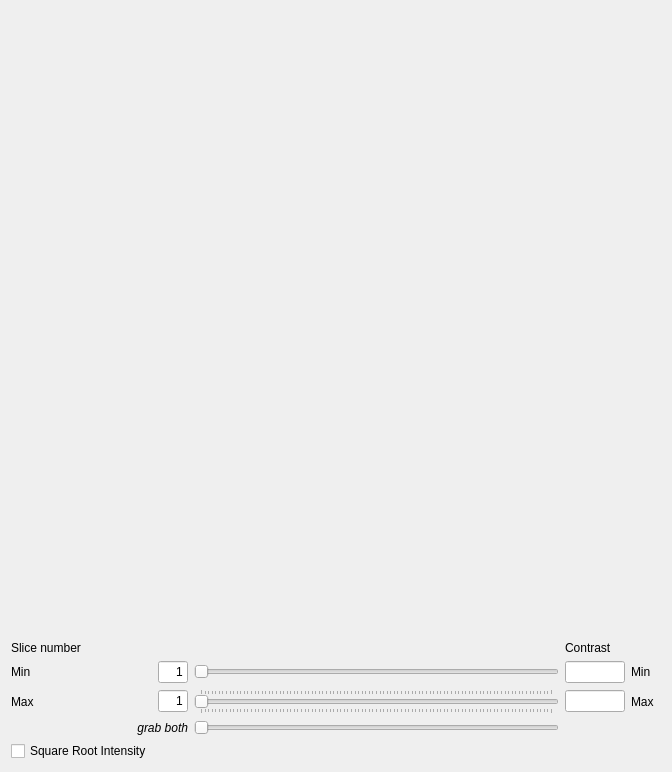
                  <widget class="QWidget" name="tab_potential_3">
                   <attribute name="title">
                    <string>Potential</string>
                   </attribute>
                   <layout class="QVBoxLayout" name="verticalLayout_70">
                    <item>
                     <widget class="QLabel" name="lbl_image_potential_2">
                      <property name="sizePolicy">
                       <sizepolicy hsizetype="Expanding" vsizetype="Expanding">
                        <horstretch>0</horstretch>
                        <verstretch>0</verstretch>
                       </sizepolicy>
                      </property>
                      <property name="minimumSize">
                       <size>
                        <width>650</width>
                        <height>624</height>
                       </size>
                      </property>
                      <property name="text">
                       <string/>
                      </property>
                      <property name="pixmap">
                       <pixmap>:/images/output.png</pixmap>
                      </property>
                      <property name="alignment">
                       <set>Qt::AlignCenter</set>
                      </property>
                     </widget>
                    </item>
                    <item>
                     <layout class="QGridLayout" name="gridLayout_6">
                      <item row="2" column="3">
                       <widget class="QLineEdit" name="lineEdit_contrastPotMin_2">
                        <property name="enabled">
                         <bool>true</bool>
                        </property>
                        <property name="sizePolicy">
                         <sizepolicy hsizetype="MinimumExpanding" vsizetype="Fixed">
                          <horstretch>0</horstretch>
                          <verstretch>0</verstretch>
                         </sizepolicy>
                        </property>
                        <property name="maximumSize">
                         <size>
                          <width>60</width>
                          <height>16777215</height>
                         </size>
                        </property>
                       </widget>
                      </item>
                      <item row="2" column="0">
                       <widget class="QLabel" name="label_61">
                        <property name="sizePolicy">
                         <sizepolicy hsizetype="Minimum" vsizetype="Preferred">
                          <horstretch>0</horstretch>
                          <verstretch>0</verstretch>
                         </sizepolicy>
                        </property>
                        <property name="minimumSize">
                         <size>
                          <width>30</width>
                          <height>0</height>
                         </size>
                        </property>
                        <property name="text">
                         <string>Min</string>
                        </property>
                       </widget>
                      </item>
                      <item row="0" column="0" colspan="2">
                       <widget class="QLabel" name="label_62">
                        <property name="sizePolicy">
                         <sizepolicy hsizetype="Minimum" vsizetype="Preferred">
                          <horstretch>0</horstretch>
                          <verstretch>0</verstretch>
                         </sizepolicy>
                        </property>
                        <property name="text">
                         <string>Slice number</string>
                        </property>
                       </widget>
                      </item>
                      <item row="2" column="4">
                       <widget class="QLabel" name="label_63">
                        <property name="sizePolicy">
                         <sizepolicy hsizetype="MinimumExpanding" vsizetype="Preferred">
                          <horstretch>0</horstretch>
                          <verstretch>0</verstretch>
                         </sizepolicy>
                        </property>
                        <property name="minimumSize">
                         <size>
                          <width>0</width>
                          <height>0</height>
                         </size>
                        </property>
                        <property name="maximumSize">
                         <size>
                          <width>30</width>
                          <height>16777215</height>
                         </size>
                        </property>
                        <property name="text">
                         <string>Min</string>
                        </property>
                       </widget>
                      </item>
                      <item row="3" column="3">
                       <widget class="QLineEdit" name="lineEdit_contrastPotMax_2">
                        <property name="enabled">
                         <bool>true</bool>
                        </property>
                        <property name="sizePolicy">
                         <sizepolicy hsizetype="MinimumExpanding" vsizetype="Fixed">
                          <horstretch>0</horstretch>
                          <verstretch>0</verstretch>
                         </sizepolicy>
                        </property>
                        <property name="maximumSize">
                         <size>
                          <width>60</width>
                          <height>16777215</height>
                         </size>
                        </property>
                       </widget>
                      </item>
                      <item row="4" column="2">
                       <widget class="QSlider" name="slider_bothSlices_2">
                        <property name="sizePolicy">
                         <sizepolicy hsizetype="Expanding" vsizetype="Fixed">
                          <horstretch>0</horstretch>
                          <verstretch>0</verstretch>
                         </sizepolicy>
                        </property>
                        <property name="minimumSize">
                         <size>
                          <width>0</width>
                          <height>0</height>
                         </size>
                        </property>
                        <property name="minimum">
                         <number>1</number>
                        </property>
                        <property name="orientation">
                         <enum>Qt::Horizontal</enum>
                        </property>
                        <property name="tickPosition">
                         <enum>QSlider::NoTicks</enum>
                        </property>
                        <property name="tickInterval">
                         <number>1</number>
                        </property>
                       </widget>
                      </item>
                      <item row="3" column="1">
                       <widget class="QLineEdit" name="lineEdit_slicemax_2">
                        <property name="enabled">
                         <bool>true</bool>
                        </property>
                        <property name="sizePolicy">
                         <sizepolicy hsizetype="MinimumExpanding" vsizetype="Fixed">
                          <horstretch>0</horstretch>
                          <verstretch>0</verstretch>
                         </sizepolicy>
                        </property>
                        <property name="maximumSize">
                         <size>
                          <width>30</width>
                          <height>16777215</height>
                         </size>
                        </property>
                        <property name="text">
                         <string>1</string>
                        </property>
                        <property name="alignment">
                         <set>Qt::AlignRight|Qt::AlignTrailing|Qt::AlignVCenter</set>
                        </property>
                       </widget>
                      </item>
                      <item row="0" column="3">
                       <widget class="QLabel" name="label_64">
                        <property name="text">
                         <string>Contrast</string>
                        </property>
                       </widget>
                      </item>
                      <item row="2" column="2">
                       <widget class="QSlider" name="slider_slicemin_2">
                        <property name="enabled">
                         <bool>true</bool>
                        </property>
                        <property name="sizePolicy">
                         <sizepolicy hsizetype="Expanding" vsizetype="Fixed">
                          <horstretch>0</horstretch>
                          <verstretch>0</verstretch>
                         </sizepolicy>
                        </property>
                        <property name="minimumSize">
                         <size>
                          <width>0</width>
                          <height>0</height>
                         </size>
                        </property>
                        <property name="minimum">
                         <number>1</number>
                        </property>
                        <property name="tracking">
                         <bool>true</bool>
                        </property>
                        <property name="orientation">
                         <enum>Qt::Horizontal</enum>
                        </property>
                        <property name="invertedAppearance">
                         <bool>false</bool>
                        </property>
                        <property name="tickPosition">
                         <enum>QSlider::NoTicks</enum>
                        </property>
                        <property name="tickInterval">
                         <number>0</number>
                        </property>
                       </widget>
                      </item>
                      <item row="2" column="1">
                       <widget class="QLineEdit" name="lineEdit_slicemin_2">
                        <property name="enabled">
                         <bool>true</bool>
                        </property>
                        <property name="sizePolicy">
                         <sizepolicy hsizetype="MinimumExpanding" vsizetype="Fixed">
                          <horstretch>0</horstretch>
                          <verstretch>0</verstretch>
                         </sizepolicy>
                        </property>
                        <property name="maximumSize">
                         <size>
                          <width>30</width>
                          <height>16777215</height>
                         </size>
                        </property>
                        <property name="text">
                         <string>1</string>
                        </property>
                        <property name="alignment">
                         <set>Qt::AlignRight|Qt::AlignTrailing|Qt::AlignVCenter</set>
                        </property>
                       </widget>
                      </item>
                      <item row="4" column="0" colspan="2">
                       <widget class="QLabel" name="label_65">
                        <property name="font">
                         <font>
                          <family>Arial</family>
                          <italic>true</italic>
                         </font>
                        </property>
                        <property name="text">
                         <string>grab both</string>
                        </property>
                        <property name="alignment">
                         <set>Qt::AlignRight|Qt::AlignTrailing|Qt::AlignVCenter</set>
                        </property>
                       </widget>
                      </item>
                      <item row="3" column="2">
                       <widget class="QSlider" name="slider_slicemax_2">
                        <property name="enabled">
                         <bool>true</bool>
                        </property>
                        <property name="sizePolicy">
                         <sizepolicy hsizetype="Expanding" vsizetype="Fixed">
                          <horstretch>0</horstretch>
                          <verstretch>0</verstretch>
                         </sizepolicy>
                        </property>
                        <property name="minimumSize">
                         <size>
                          <width>0</width>
                          <height>0</height>
                         </size>
                        </property>
                        <property name="minimum">
                         <number>1</number>
                        </property>
                        <property name="orientation">
                         <enum>Qt::Horizontal</enum>
                        </property>
                        <property name="tickPosition">
                         <enum>QSlider::TicksBothSides</enum>
                        </property>
                        <property name="tickInterval">
                         <number>1</number>
                        </property>
                       </widget>
                      </item>
                      <item row="3" column="4">
                       <widget class="QLabel" name="label_66">
                        <property name="sizePolicy">
                         <sizepolicy hsizetype="MinimumExpanding" vsizetype="Preferred">
                          <horstretch>0</horstretch>
                          <verstretch>0</verstretch>
                         </sizepolicy>
                        </property>
                        <property name="maximumSize">
                         <size>
                          <width>30</width>
                          <height>16777215</height>
                         </size>
                        </property>
                        <property name="text">
                         <string>Max</string>
                        </property>
                       </widget>
                      </item>
                      <item row="3" column="0">
                       <widget class="QLabel" name="label_67">
                        <property name="sizePolicy">
                         <sizepolicy hsizetype="Minimum" vsizetype="Preferred">
                          <horstretch>0</horstretch>
                          <verstretch>0</verstretch>
                         </sizepolicy>
                        </property>
                        <property name="minimumSize">
                         <size>
                          <width>30</width>
                          <height>0</height>
                         </size>
                        </property>
                        <property name="text">
                         <string>Max</string>
                        </property>
                       </widget>
                      </item>
                      <item row="5" column="0">
                       <widget class="QCheckBox" name="checkBox_sqrtIntensityPot_2">
                        <property name="enabled">
                         <bool>true</bool>
                        </property>
                        <property name="text">
                         <string>Square Root Intensity</string>
                        </property>
                       </widget>
                      </item>
                     </layout>
                    </item>
                   </layout>
                  </widget>
